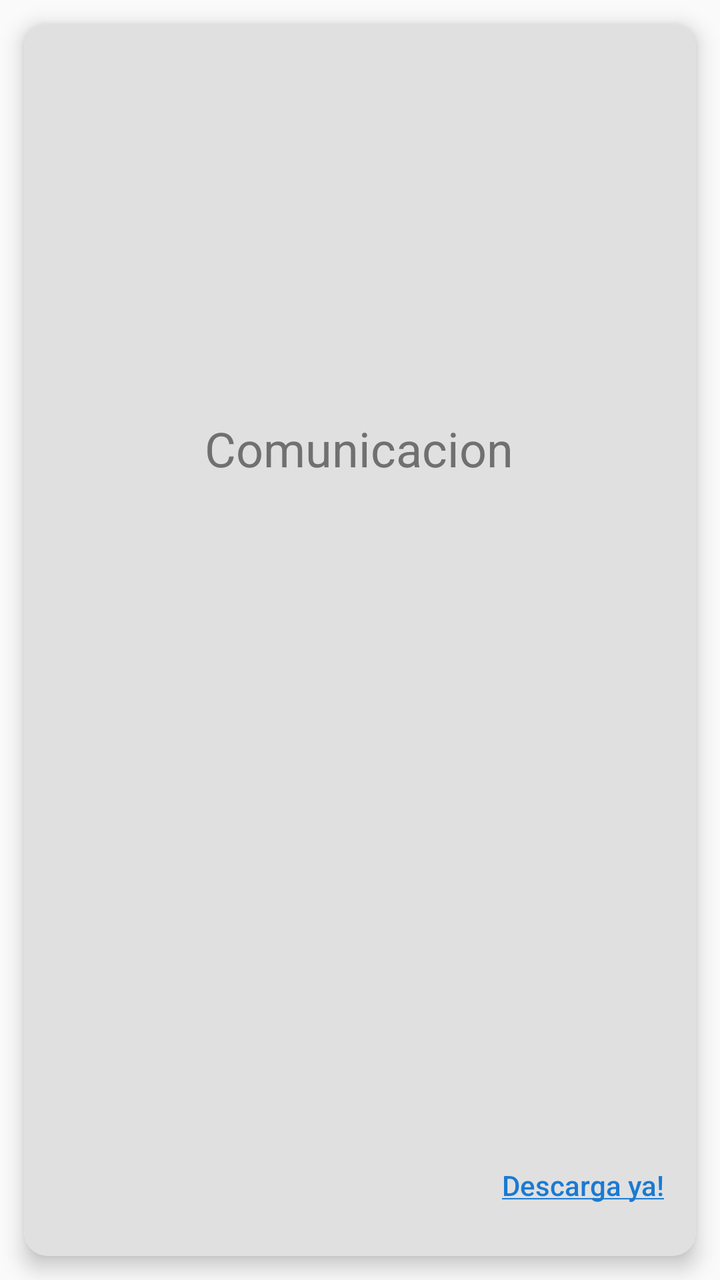
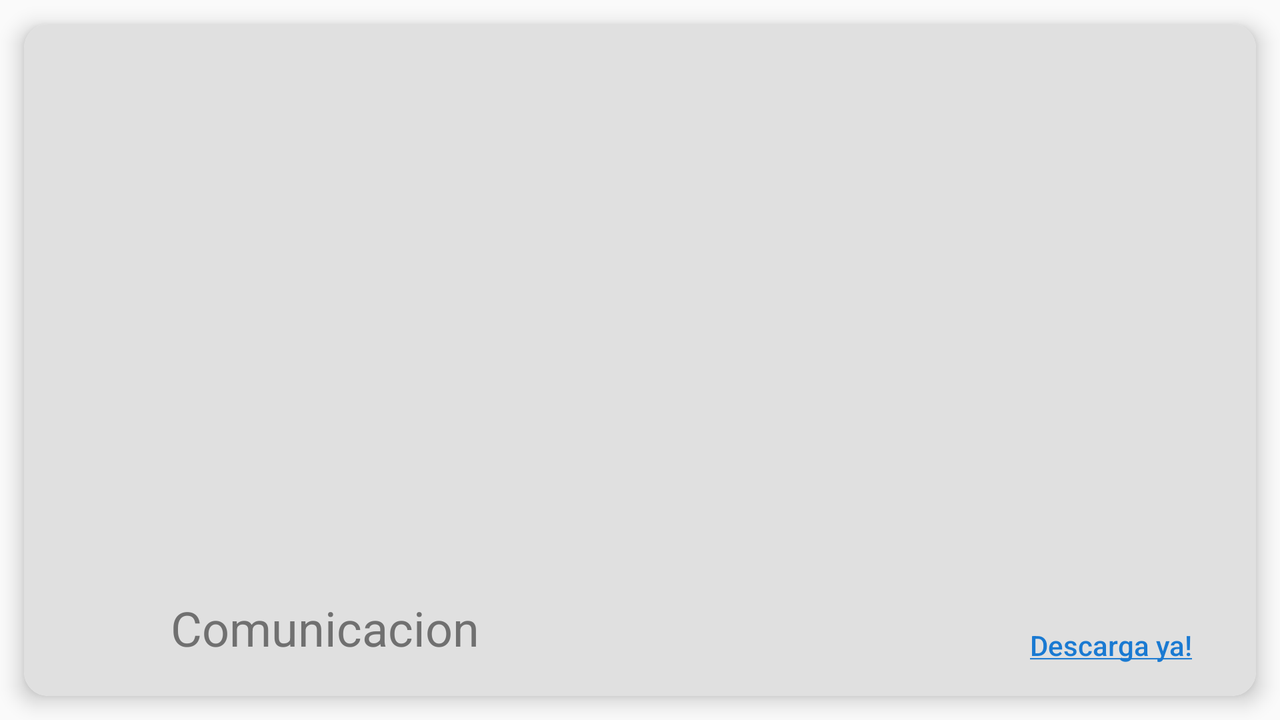

First picture: res/layout/ on a phone held upright. Second picture: the repository's own variant of that layout, on a device whose configuration matches the variant's folder. Source for both follows.
<!-- AndroidManifest.xml: application theme AppTheme -->
<!-- res/layout/slide_secciones_layout.xml -->
<?xml version="1.0" encoding="utf-8"?>
<RelativeLayout xmlns:android="http://schemas.android.com/apk/res/android"
    xmlns:app="http://schemas.android.com/apk/res-auto"
    xmlns:tools="http://schemas.android.com/tools"
    android:layout_width="match_parent"
    android:layout_height="match_parent"
    >

    <androidx.cardview.widget.CardView
        android:id="@+id/cd_total"
        android:layout_width="match_parent"
        android:layout_height="match_parent"
        android:layout_marginStart="12dp"
        android:layout_marginLeft="12dp"
        android:layout_marginTop="12dp"
        android:layout_marginEnd="12dp"
        android:layout_marginBottom="12dp"
        app:cardCornerRadius="12dp"
        app:cardElevation="6dp">

        <androidx.constraintlayout.widget.ConstraintLayout
            android:id="@+id/cd_app"
            android:layout_width="match_parent"
            android:layout_height="match_parent"
            android:background="?cardbackground"
            android:gravity="center"
            android:orientation="vertical"
            android:padding="16dp">

            <Button
                android:id="@+id/descarga_btn"
                android:layout_width="wrap_content"
                android:layout_height="wrap_content"
                android:layout_marginBottom="10dp"
                android:background="@android:color/transparent"
                android:gravity="bottom|right"
                android:text="@string/descarga"
                android:textAllCaps="false"
                android:textColor="?colorAccent"
                app:layout_constraintBottom_toBottomOf="parent"
                app:layout_constraintEnd_toEndOf="parent" />

            <ImageView
                android:id="@+id/slide_image"
                android:layout_width="170dp"
                android:layout_height="132dp"
                android:layout_marginTop="20dp"
                android:minWidth="150dp"
                android:minHeight="150dp"
                app:layout_constraintEnd_toEndOf="parent"
                app:layout_constraintStart_toStartOf="parent"
                app:layout_constraintTop_toTopOf="parent"
                app:srcCompat="@drawable/whatsapp" />

            <TextView
                android:id="@+id/slide_description"
                android:layout_width="322dp"
                android:layout_height="267dp"

                android:layout_marginStart="16dp"
                android:layout_marginLeft="16dp"
                android:layout_marginTop="26dp"
                android:layout_marginEnd="16dp"
                android:layout_marginRight="16dp"
                android:justificationMode="inter_word"
                android:textColor="?button"
                app:layout_constraintEnd_toEndOf="parent"
                app:layout_constraintHorizontal_bias="0.484"
                app:layout_constraintStart_toStartOf="parent"
                app:layout_constraintTop_toBottomOf="@+id/slide_heading" />

            <TextView
                android:id="@+id/colores_text"
                android:layout_width="wrap_content"
                android:layout_height="wrap_content"
                android:text="TextView"
                android:textColor="?colorAccent"
                android:visibility="invisible"
                app:layout_constraintEnd_toEndOf="parent"
                app:layout_constraintTop_toTopOf="parent" />

            <TextView
                android:id="@+id/slide_heading"
                android:layout_width="wrap_content"
                android:layout_height="wrap_content"
                android:layout_marginTop="28dp"
                android:text="Comunicacion"
                android:textColor="?button"
                android:textSize="24sp"
                app:layout_constraintEnd_toEndOf="parent"
                app:layout_constraintHorizontal_bias="0.497"
                app:layout_constraintStart_toStartOf="parent"
                app:layout_constraintTop_toBottomOf="@+id/slide_image" />

        </androidx.constraintlayout.widget.ConstraintLayout>


    </androidx.cardview.widget.CardView>






</RelativeLayout>
<!-- resources referenced by this layout -->
<resources>
  <string name="descarga"><u>Descarga ya!</u></string>
  <style name="AppTheme" parent="Theme.AppCompat.Light.NoActionBar">
          
  
          <item name="colorPrimary">#EBEBEBEB</item>
          <item name="colorPrimaryDark">#E0E0E0</item>
          <item name="colorAccent">#1A7AD2</item>
          <item name="backgroundcolor">#F5F5F5</item>
          <item name="cardbackground">#E0E0E0</item>
          <item name="text">#000000</item>
          <item name="buscador">@color/blanco</item>
          <item name="button">#707070</item>
          <item name="simbolo">@color/negro</item>
          <item name="barraNav">#2196f3</item>
          <item name="icon">@drawable/buscar</item>
  
  
      </style>
</resources>
<!-- res/layout-land/slide_secciones_layout.xml (the repository's variant of the layout above) -->
<!-- drawn on the phone turned sideways -->
<?xml version="1.0" encoding="utf-8"?>
<RelativeLayout xmlns:android="http://schemas.android.com/apk/res/android"
    xmlns:app="http://schemas.android.com/apk/res-auto"
    xmlns:tools="http://schemas.android.com/tools"
    android:layout_width="match_parent"
    android:layout_height="match_parent"
    >

    <androidx.cardview.widget.CardView
        android:id="@+id/cd_total"
        android:layout_width="match_parent"
        android:layout_height="match_parent"
        android:layout_marginStart="12dp"
        android:layout_marginLeft="12dp"
        android:layout_marginTop="12dp"
        android:layout_marginEnd="12dp"
        android:layout_marginBottom="12dp"
        app:cardCornerRadius="12dp"
        app:cardElevation="6dp">

        <androidx.constraintlayout.widget.ConstraintLayout
            android:id="@+id/cd_app"
            android:layout_width="match_parent"
            android:layout_height="match_parent"
            android:background="?cardbackground"
            android:gravity="center"
            android:orientation="vertical"
            android:padding="16dp">

            <Button
                android:id="@+id/descarga_btn"
                android:layout_width="wrap_content"
                android:layout_height="wrap_content"
                android:layout_marginEnd="16dp"
                android:layout_marginRight="16dp"
                android:background="@android:color/transparent"
                android:gravity="bottom|right"
                android:text="@string/descarga"
                android:textAllCaps="false"
                android:textColor="?colorAccent"
                app:layout_constraintBottom_toBottomOf="parent"
                app:layout_constraintEnd_toEndOf="parent" />

            <ImageView
                android:id="@+id/slide_image"
                android:layout_width="120dp"
                android:layout_height="120dp"
                android:layout_marginTop="20dp"
                android:minWidth="120dp"
                android:minHeight="120dp"
                app:layout_constraintEnd_toEndOf="parent"
                app:layout_constraintHorizontal_bias="0.137"
                app:layout_constraintStart_toStartOf="parent"
                app:layout_constraintTop_toTopOf="parent"
                app:srcCompat="@drawable/whatsapp" />

            <TextView
                android:id="@+id/slide_description"
                android:layout_width="322dp"
                android:layout_height="267dp"

                android:layout_marginStart="16dp"
                android:layout_marginLeft="16dp"
                android:layout_marginTop="20dp"
                android:layout_marginEnd="16dp"
                android:layout_marginRight="16dp"
                android:justificationMode="inter_word"
                android:textColor="?button"
                app:layout_constraintEnd_toEndOf="parent"
                app:layout_constraintHorizontal_bias="0.906"
                app:layout_constraintStart_toStartOf="parent"
                app:layout_constraintTop_toTopOf="parent" />

            <TextView
                android:id="@+id/colores_text"
                android:layout_width="wrap_content"
                android:layout_height="wrap_content"
                android:text="TextView"
                android:textColor="?colorAccent"
                android:visibility="invisible"
                app:layout_constraintEnd_toEndOf="parent"
                app:layout_constraintTop_toTopOf="parent" />

            <TextView
                android:id="@+id/slide_heading"
                android:layout_width="169dp"
                android:layout_height="36dp"
                android:layout_marginStart="50dp"
                android:layout_marginLeft="50dp"
                android:gravity="center"
                android:text="Comunicacion"
                android:textColor="?button"
                android:textSize="24sp"
                app:layout_constraintBottom_toBottomOf="parent"
                app:layout_constraintEnd_toStartOf="@+id/descarga_btn"
                app:layout_constraintHorizontal_bias="0.0"
                app:layout_constraintStart_toStartOf="parent" />

        </androidx.constraintlayout.widget.ConstraintLayout>


    </androidx.cardview.widget.CardView>






</RelativeLayout>
